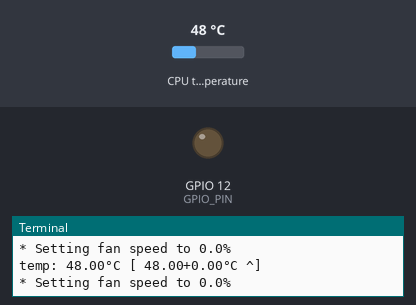
Recording of a program running on a simulated Raspberry Pi (BCM pin numbers). On the bench: output pins drawn as LEDs (lit = HIGH), the last lines printed to the terminal. The inputs (shaded band) are chosen by the test bench; at power-on: CPU temperature 48 °C.

Above: at 1.2 s.
1.3 s: CPU temperature set to 53 °C
5.4 s: CPU temperature set to 56 °C
6.9 s: CPU temperature set to 58 °C
At 8.3 s:
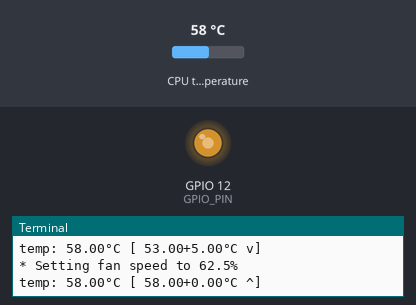
Timing chart, 0 to 9.9 s (numbered marks = the images above; inputs shaded):
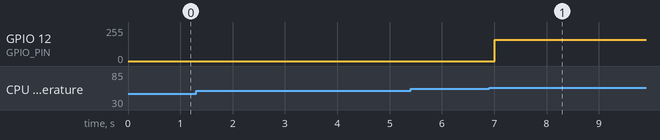

Measured:
- the behaviour switches between 56 and 57 °C on CPU temperature (found by bisection; images 0 and 1)
- after the input at 6.9 s, GPIO 12 (GPIO_PIN): 0/255 → 159/255 after 0.11 s

The program:

fancontrol.py
```python
#!/usr/bin/env python3

import time
import RPi.GPIO as GPIO
import signal
import sys
import os

from gpiozero import OutputDevice


MAX_TEMP = 63  # (degrees Celsius) Fan kicks on at this temperature.
MIN_TEMP = 55  # (degrees Celsius) Fan shuts off at this temperature.
HYS_TEMP = 3   # (degrees Celsius) Temp hysteresis
FAN_LOW = 40
FAN_HIGH = 100
FAN_OFF = 0
FAN_ON = 100
SLEEP_INTERVAL = 1  # (seconds) How often we check the core temperature.
GPIO_PIN = 12  # Which GPIO pin you're using to control the fan.
PWM_FREQ = 25


def get_temp():
    """Get the core temperature.

    Read file from /sys to get CPU temp in temp in C *1000

    Returns:
        int: The core temperature in thousanths of degrees Celsius.
    """
    with open('/sys/class/thermal/thermal_zone0/temp') as f:
        temp_str = f.read()

    try:
        return int(temp_str) / 1000
    except (IndexError, ValueError,) as e:
        raise RuntimeError('Could not parse temperature output.') from e

def setFanSpeed(speed):
    fan.ChangeDutyCycle(speed)
    return()

def handleFanSpeed(last_temp, heating_up):
    temp = get_temp()
    delta = temp - last_temp
    print(f"temp: {temp:.2f}°C [ {last_temp:.2f}{delta:+.2f}°C {'^' if heating_up else 'v'}]")

    if not((delta != 0 and (delta > 0) == heating_up) or abs(delta) > HYS_TEMP or ((temp <= MIN_TEMP) and heating_up) or ((temp >= MAX_TEMP) and not heating_up)):
        return last_temp, heating_up


    if temp < MIN_TEMP:
        fan_speed = FAN_OFF

    elif temp > MAX_TEMP:
        fan_speed = FAN_MAX

    else:
        fan_speed = FAN_LOW + ((temp-MIN_TEMP)*(FAN_HIGH-FAN_LOW))/(MAX_TEMP-MIN_TEMP)

    print(f"* Setting fan speed to {fan_speed:.1f}%")
    setFanSpeed(fan_speed)

    return temp, (delta > 0)

if __name__ == '__main__':
    # Validate the on and off thresholds
    if MIN_TEMP >= MAX_TEMP:
        raise RuntimeError('OFF_THRESHOLD must be less than ON_THRESHOLD')

    GPIO.setwarnings(False)
    GPIO.setmode(GPIO.BCM)
    GPIO.setup(GPIO_PIN, GPIO.OUT, initial=GPIO.LOW)
    fan = GPIO.PWM(GPIO_PIN, PWM_FREQ)
    fan.start(FAN_OFF)

    last_temp = 0;
    heating_up = True

    while True:
        last_temp, heating_up = handleFanSpeed(last_temp, heating_up)
        time.sleep(SLEEP_INTERVAL)
```
